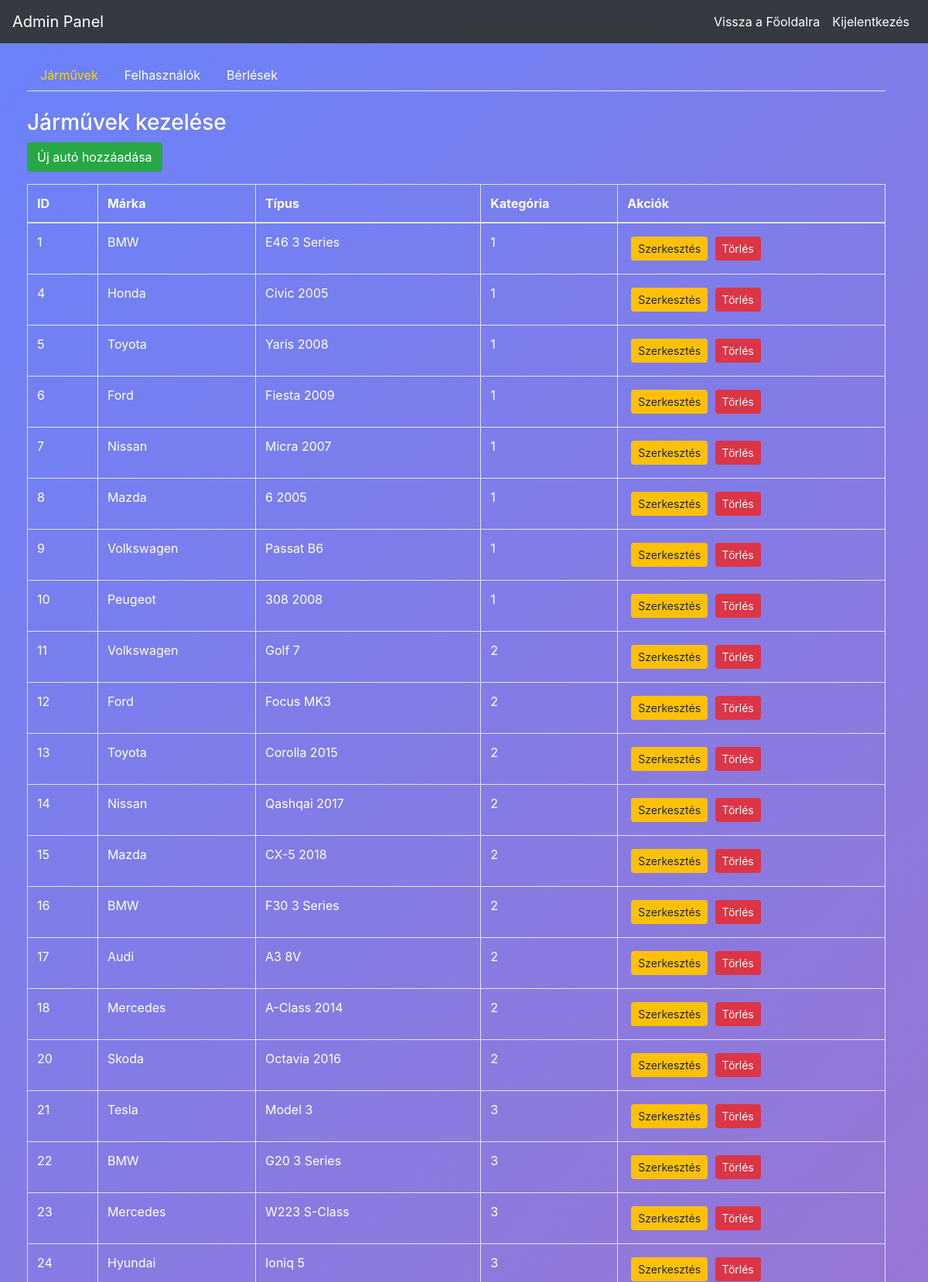
/add_car.php (signed in, upper part), run on the app's committed database.
### tables this page shows
CREATE TABLE `cars` (
  `id` int(11) NOT NULL,
  `marka` varchar(255) NOT NULL,
  `tipus` text NOT NULL,
  `leiras` text NOT NULL,
  `kep` varchar(255) NOT NULL,
  `kategoria` int(11) NOT NULL,
  `berelve` tinyint(1) NOT NULL,
  `ar` int(11) NOT NULL
);

### add_car.php (the view, shortened to what this page needs)
<?php
require 'db_connect.php';
$cars_result = $conn->query("SELECT * FROM cars");
?>
<!DOCTYPE html>
<html lang="hu">
<head>
    <link rel="stylesheet" href="https://stackpath.bootstrapcdn.com/bootstrap/4.5.2/css/bootstrap.min.css">
</head>
<body>
    <nav class="navbar navbar-expand-lg navbar-dark bg-dark">
        <a class="navbar-brand" href="#">Admin Panel</a>
        <div class="collapse navbar-collapse">
            <ul class="navbar-nav ml-auto">
                <li class="nav-item"><a class="nav-link" href="welcome.php">Vissza a Főoldalra</a></li>
                <li class="nav-item"><a class="nav-link" href="logout.php">Kijelentkezés</a></li>
            </ul>
        </div>
    </nav>
    <div class="admin-container container">
        <ul class="nav nav-tabs" id="adminTabs" role="tablist">
            <li class="nav-item">
                <a class="nav-link active" id="cars-tab" data-toggle="tab" href="#cars" role="tab">Járművek</a>
            </li>
            <li class="nav-item">
                <a class="nav-link" id="users-tab" data-toggle="tab" href="#users" role="tab">Felhasználók</a>
            </li>
            <li class="nav-item">
                <a class="nav-link" id="rents-tab" data-toggle="tab" href="#rents" role="tab">Bérlések</a>
            </li>
        </ul>
        <div class="tab-content mt-4" id="adminTabsContent">
            <div class="tab-pane fade show active" id="cars" role="tabpanel">
                <h3>Járművek kezelése</h3>
                <button class="btn btn-success mb-3" data-toggle="modal" data-target="#addCarModal">Új autó hozzáadása</button>
                <table class="table table-bordered">
                    <thead>
                        <tr>
                            <th>ID</th>
                            <th>Márka</th>
                            <th>Típus</th>
                            <th>Kategória</th>
                            <th>Akciók</th>
                        </tr>
                    </thead>
                    <tbody>
                        <?php while ($car = $cars_result->fetch_assoc()) : ?>
                            <tr>
                                <td><?= $car['id'] ?></td>
                                <td><?= htmlspecialchars($car['marka']) ?></td>
                                <td><?= htmlspecialchars($car['tipus']) ?></td>
                                <td><?= htmlspecialchars($car['kategoria']) ?></td>
                                <td>
                                    <button class="btn btn-warning btn-sm btn-modal" data-toggle="modal" data-target="#editCarModal<?= $car['id'] ?>">Szerkesztés</button>
                                    <a href="delete_car.php?id=<?= $car['id'] ?>" class="btn btn-danger btn-sm">Törlés</a>
                                </td>
                            </tr>
                        <?php endwhile; ?>
                    </tbody>
                </table>
            </div>
        </div>
    </div>
</body>
</html>

### add_car.php (style rules this page uses)
body { background: linear-gradient(135deg, #6a82fb, #fc5c7d) fixed; color: white; }
.nav-link { color: white !important; position: relative; transition: color 0.3s; }
.nav-link.active { color: #FFD700 !important; }
.nav-link.active::after { content: ''; position: absolute; bottom: -5px; left: 50%; width: 0; height: 3px; background-color: #FFD700; transition: width 0.4s ease, left 0.4s ease; }
.nav-tabs .nav-item.show .nav-link, .nav-tabs .nav-link.active { background-color: transparent; border-color: transparent; }
.admin-container { margin: 20px; }
.btn-modal { margin: 5px; }
.table th, .table td { color: white; }

### data on the page
cars: id "1", marka "BMW", tipus "E46 3 Series", kategoria "1"
cars: id "4", marka "Honda", tipus "Civic 2005", kategoria "1"
cars: id "5", marka "Toyota", tipus "Yaris 2008", kategoria "1"
cars: id "6", marka "Ford", tipus "Fiesta 2009", kategoria "1"
cars: id "7", marka "Nissan", tipus "Micra 2007", kategoria "1"
cars: id "8", marka "Mazda", tipus "6 2005", kategoria "1"
cars: id "9", marka "Volkswagen", tipus "Passat B6", kategoria "1"
cars: id "10", marka "Peugeot", tipus "308 2008", kategoria "1"
cars: id "11", marka "Volkswagen", tipus "Golf 7", kategoria "2"
cars: id "12", marka "Ford", tipus "Focus MK3", kategoria "2"
cars: id "13", marka "Toyota", tipus "Corolla 2015", kategoria "2"
cars: id "14", marka "Nissan", tipus "Qashqai 2017", kategoria "2"
cars: id "15", marka "Mazda", tipus "CX-5 2018", kategoria "2"
cars: id "16", marka "BMW", tipus "F30 3 Series", kategoria "2"
cars: id "17", marka "Audi", tipus "A3 8V", kategoria "2"
cars: id "18", marka "Mercedes", tipus "A-Class 2014", kategoria "2"
cars: id "20", marka "Skoda", tipus "Octavia 2016", kategoria "2"
cars: id "21", marka "Tesla", tipus "Model 3", kategoria "3"
cars: id "22", marka "BMW", tipus "G20 3 Series", kategoria "3"
cars: id "23", marka "Mercedes", tipus "W223 S-Class", kategoria "3"
cars: id "24", marka "Hyundai", tipus "Ioniq 5", kategoria "3"
